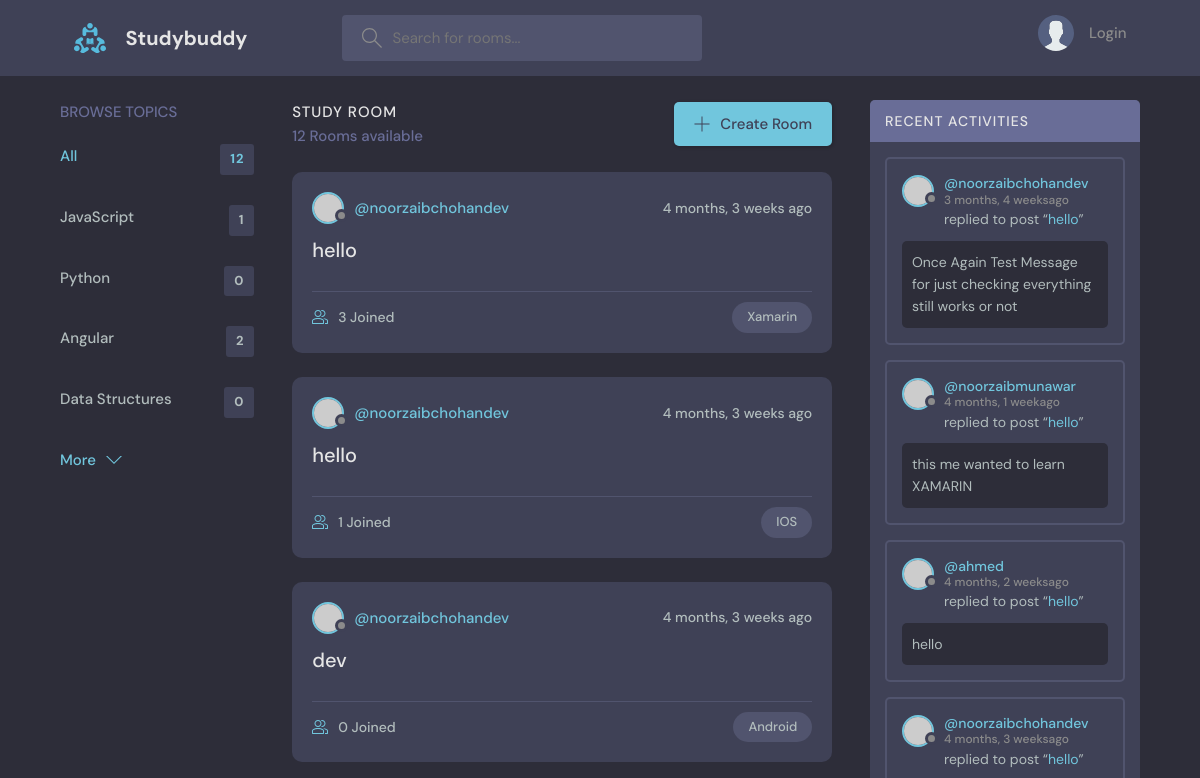
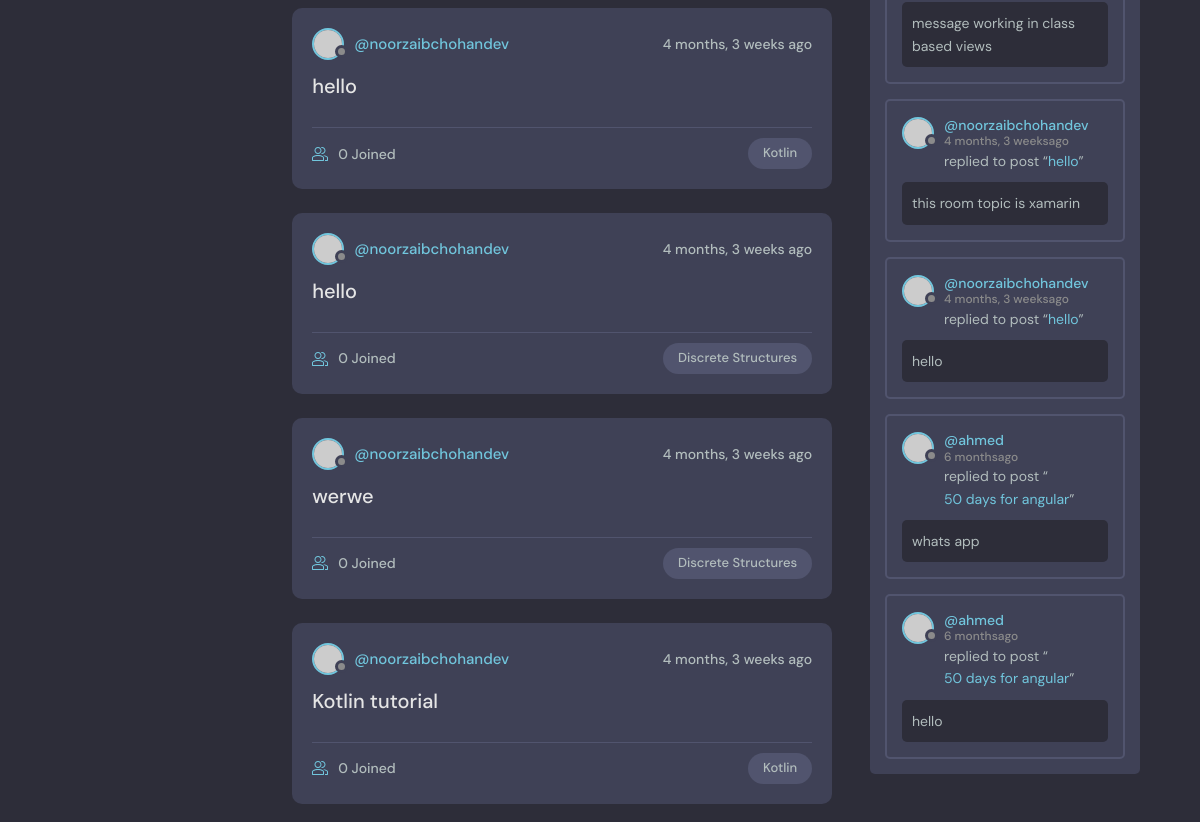
Before: / (upper part) with the older database file (2 pictures, top to bottom).
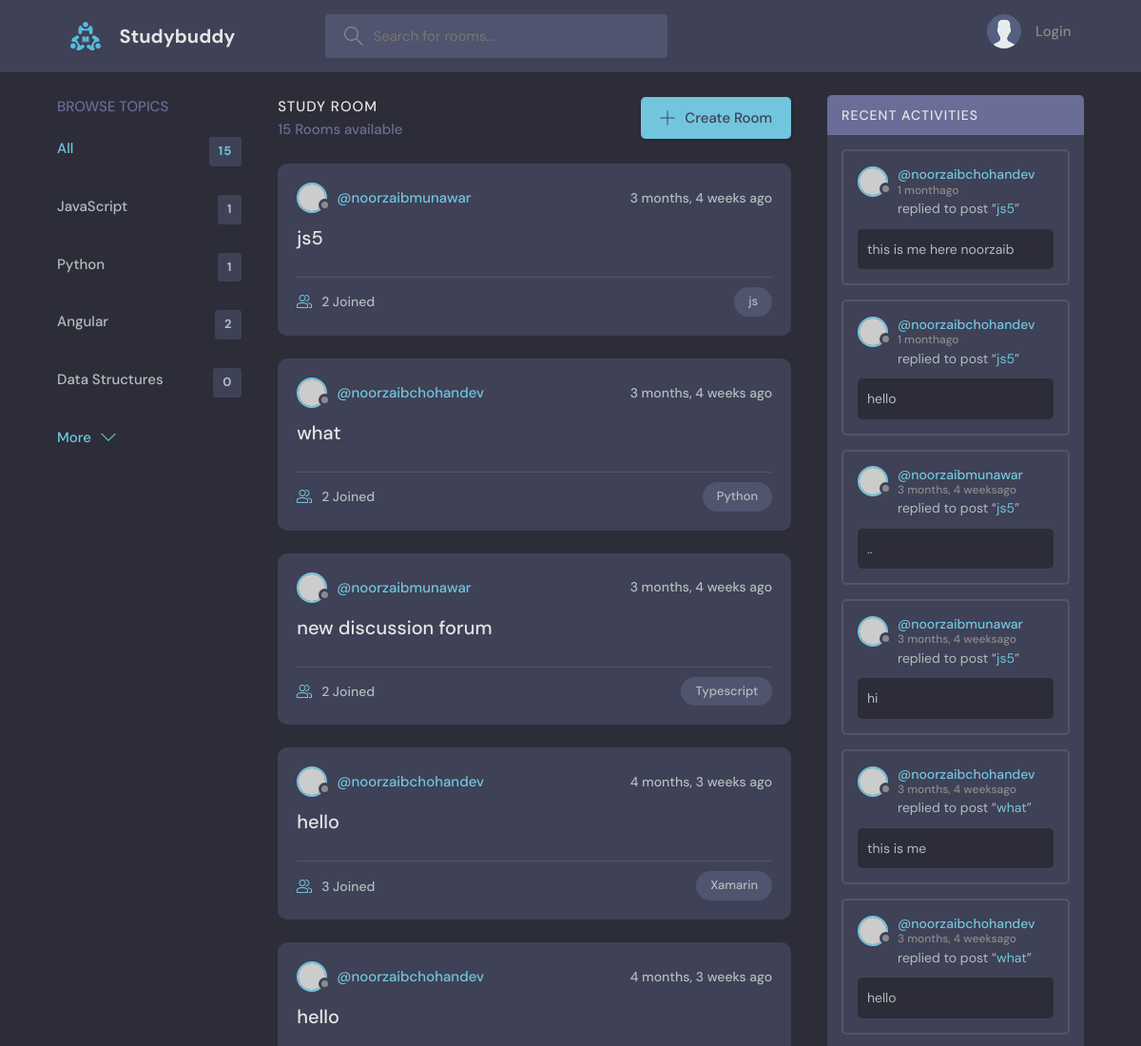
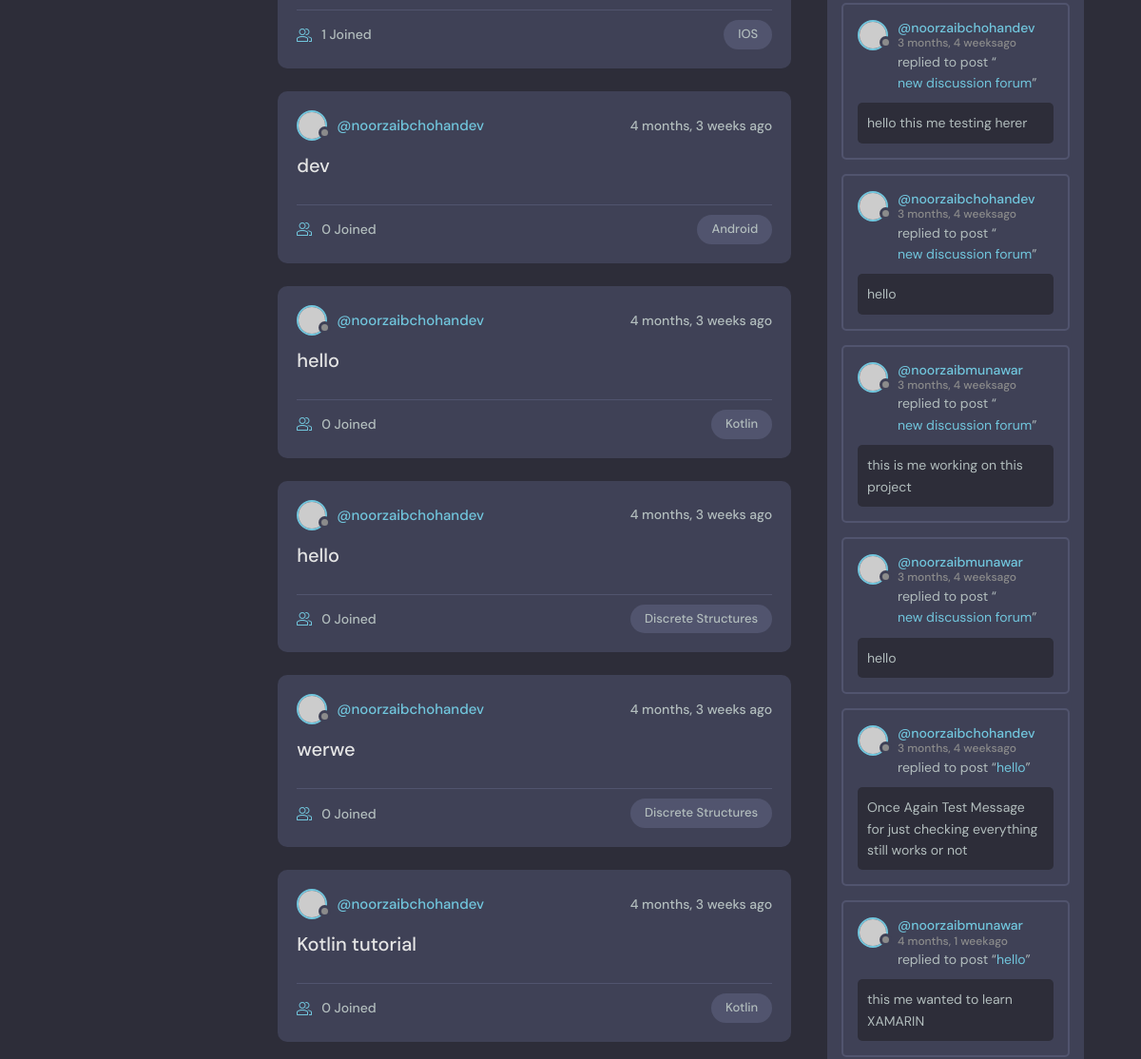
After: the same page with the newer database file (2 pictures, top to bottom).
### base/models.py (models this page shows, shortened)
class Topic(models.Model):
    name = models.CharField(max_length=200)

class Room(models.Model):
    host = models.ForeignKey(User, on_delete = models.SET_NULL, null= True)
    topic = models.ForeignKey(Topic, on_delete = models.SET_NULL, null = True)
    name = models.CharField(max_length=200)
    description = models.TextField(null=True,blank=True)
    participants = models.ManyToManyField(User, related_name='participants', blank=True)
    updated = models.DateTimeField(auto_now=True)
    created = models.DateTimeField(auto_now_add= True)
    class Meta:
        ordering = ['-updated','-created']
    def __str__(self):
        return self.name

class Message(models.Model):
    user = models.ForeignKey(User,on_delete = models.CASCADE)
    room = models.ForeignKey(Room, on_delete = models.CASCADE)
    body = models.TextField(default='')
    updated = models.DateTimeField(auto_now = True)
    created = models.DateTimeField(auto_now_add = True)
    class Meta:
        ordering = ['-updated','-created']

### base/views.py (the view)
# urls.py: path('', views.HomeView.as_view() , name="home"),
class HomeView(View):
    template_name = 'base/home.html'
    def get(self,request):
        q = request.GET.get('q','')
        rooms = Room.objects.filter(
            Q(topic__name__icontains=q) |  # Q () is used for & , | operations in query
            Q(name__icontains=q) |
            Q(description__icontains=q)
        )
        topics = Topic.objects.all()[0:4] #this is only preview 5 topics by default
        room_count = rooms.count() #logic for showing total rooms
        room_messages = Message.objects.filter(Q(room__topic__name__icontains=q))
        context = {'rooms': rooms,'topics': topics, 'room_count':room_count, 'room_messages' :room_messages}
        return render(request, self.template_name , context)

### base/templates/base/home.html (shortened to what this page needs)
{% extends 'main.html'  %}
{% block content %}
<main class="layout layout--3">
  <div class="container">
    <div>    {% include 'base/topics_component.html' %}
    </div>
    <div class="roomList">
      <div class="roomList__header">
        <div>
          <h2>Study Room</h2>
          <p>{{room_count}} Rooms available</p>
        </div>
        <a class="btn btn--main" href="{% url 'create_room' %}">
          <svg version="1.1" xmlns="http://www.w3.org/2000/svg" width="32" height="32" viewBox="0 0 32 32">
            <title>add</title>
            <path
              d="M16.943 0.943h-1.885v14.115h-14.115v1.885h14.115v14.115h1.885v-14.115h14.115v-1.885h-14.115v-14.115z"
            ></path>
          </svg>
          Create Room
        </a>
      </div>
      {% include 'base/feed_component.html' %}
    </div>
    <div>    {% include 'base/activity_component.html' %}
    </div>
  </div>
</main>
{% endblock %}

### base/templates/base/topics_component.html
<div class="topics">
    <div class="topics__header">
      <h2>Browse Topics</h2>
    </div>
    <ul class="topics__list">
      <li>
        <a href="{% url 'home' %}" class="active">All <span>{{room_count}}</span></a>
      </li>
      {% for topic in topics %}
      <li>
        <a href="{% url 'home' %}?q={{topic.name}}">{{topic.name}}<span>{{topic.room_set.all.count}}</span></a>
      </li>
      {% endfor %}
    </ul>
    <a class="btn btn--link" href="{% url 'topics' %}">
      More
      <svg version="1.1" xmlns="http://www.w3.org/2000/svg" width="32" height="32" viewBox="0 0 32 32">
        <title>chevron-down</title>
        <path d="M16 21l-13-13h-3l16 16 16-16h-3l-13 13z"></path>
      </svg>
    </a>
  </div>

### base/templates/base/feed_component.html (shortened to what this page needs)
{% for room in rooms %}
<div class="roomListRoom">
    <div class="roomListRoom__header">
      {% if room.host %}
      <a href="{% url 'user_profile' room.host.id %}" class="roomListRoom__author">
        <div class="avatar avatar--small">
          <img src="https://randomuser.me/api/portraits/women/11.jpg" />
        </div>
        <span>@{{room.host.username}}</span>
      </a>
      {% else %}
      <span class="roomListRoom__author">Unknown User</span>
      {% endif %}
      <div class="roomListRoom__actions">
        <span>{{room.created|timesince}} ago</span>
      </div>
    </div>
    <div class="roomListRoom__content">
      <a href="{% url 'room' room.id %}">{{room.name}}</a>
    </div>
    <div class="roomListRoom__meta">
      <a href="{% url 'room' room.id %}" class="roomListRoom__joined">
        {{room.participants.all.count}} Joined
      </a>
      <p class="roomListRoom__topic">{{room.topic.name}}</p>
    </div>
  </div>
{% endfor %}

### base/templates/base/activity_component.html (shortened to what this page needs)
<div class="activities">
    <div class="activities__header">
      <h2>Recent Activities</h2>
    </div>
  {% for message in room_messages %}
    <div class="activities__box">
      <div class="activities__boxHeader roomListRoom__header">
        <a href="{% url 'user_profile' message.user.id %}" class="roomListRoom__author">
          <div class="avatar avatar--small">
            <img src="https://randomuser.me/api/portraits/women/11.jpg" />
          </div>
          <p>
            @{{message.user}}
            <span>{{message.created|timesince}}ago</span>
          </p>
        </a>
      </div>
      <div class="activities__boxContent">
        <p>replied to post “<a href="{% url 'room' message.room.id %}">{{message.room}}</a>”</p>
        <div class="activities__boxRoomContent">
          {{message.body}}
        </div>
      </div>
    </div>
  {% endfor %}
</div>

Changed rows visible on the page:
no longer on this page (row unchanged): Message: user "ahmed", created "4 months, 2 weeks", room "hello", body "hello"
no longer on this page (row unchanged): Message: user "noorzaibchohandev", created "4 months, 3 weeks", room "hello", body "message working in class based views"
no longer on this page (row unchanged): Message: user "noorzaibchohandev", created "4 months, 3 weeks", room "hello", body "this room topic is xamarin"
no longer on this page (row unchanged): Message: user "noorzaibchohandev", created "4 months, 3 weeks", room "hello", body "hello"
no longer on this page (row unchanged): Message: user "ahmed", created "6 months", room "50 days for angular", body "whats app"
no longer on this page (row unchanged): Message: user "ahmed", created "6 months", room "50 days for angular", body "hello"
computed for Topic "Python": room_set.all.count "0" → "1"
added Room: host.username "noorzaibmunawar", created "3 months, 4 weeks", name "js5", participants.all.count "2", topic.name "js"
added Room: host.username "noorzaibchohandev", created "3 months, 4 weeks", name "what", participants.all.count "2", topic.name "Python"
added Room: host.username "noorzaibmunawar", created "3 months, 4 weeks", name "new discussion forum", participants.all.count "2", topic.name "Typescript"
added Message: user "noorzaibchohandev", created "1 month", room "js5", body "this is me here noorzaib"
added Message: user "noorzaibchohandev", created "1 month", room "js5", body "hello"
added Message: user "noorzaibmunawar", created "3 months, 4 weeks", room "js5", body ".."
added Message: user "noorzaibmunawar", created "3 months, 4 weeks", room "js5", body "hi"
added Message: user "noorzaibchohandev", created "3 months, 4 weeks", room "what", body "this is me"
added Message: user "noorzaibchohandev", created "3 months, 4 weeks", room "what", body "hello"
added Message: user "noorzaibchohandev", created "3 months, 4 weeks", room "new discussion forum", body "hello this me testing herer"
added Message: user "noorzaibchohandev", created "3 months, 4 weeks", room "new discussion forum", body "hello"
added Message: user "noorzaibmunawar", created "3 months, 4 weeks", room "new discussion forum", body "this is me working on this project"
added Message: user "noorzaibmunawar", created "3 months, 4 weeks", room "new discussion forum", body "hello"
Other visible differences:
{{ room_count }}: "12" → "15"
